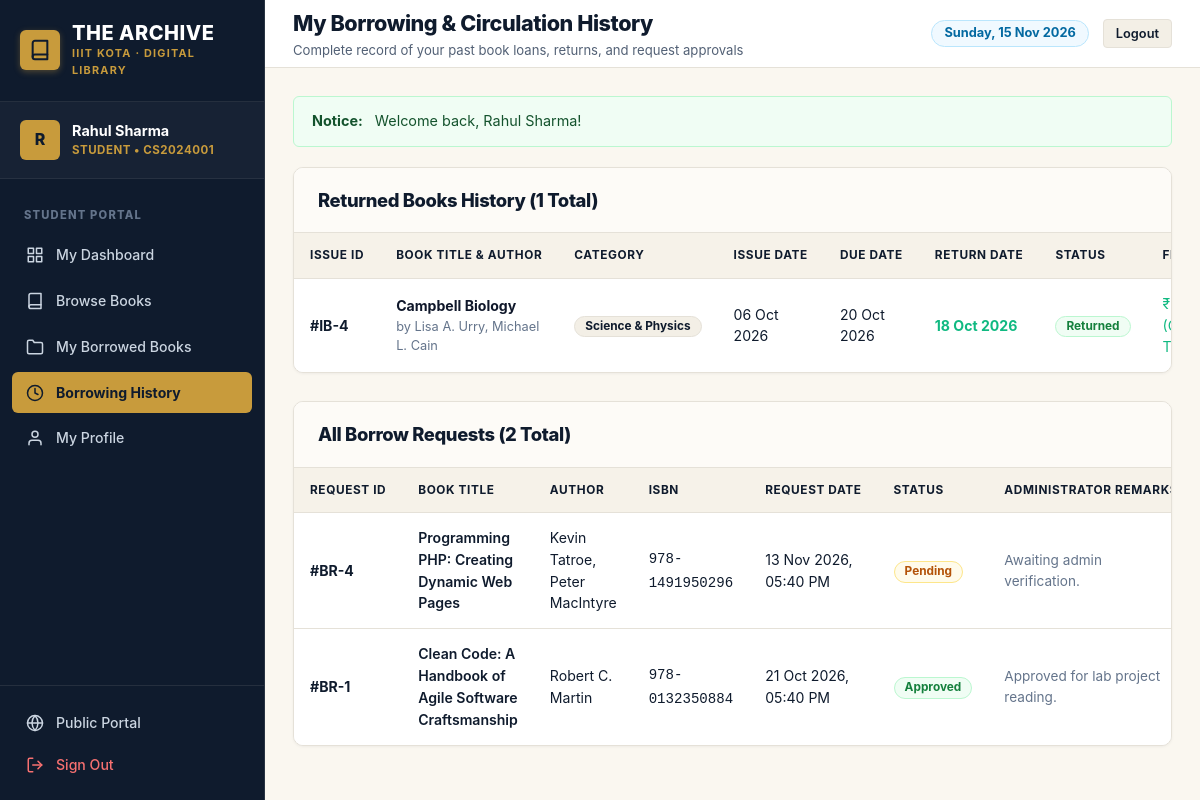
/student/borrow_history.php (signed in), run on the app's committed database.
### tables this page shows
CREATE TABLE `issued_books` (
  `id` INT AUTO_INCREMENT PRIMARY KEY,
  `borrow_request_id` INT DEFAULT NULL,
  `user_id` INT NOT NULL,
  `book_id` INT NOT NULL,
  `issue_date` DATE NOT NULL,
  `due_date` DATE NOT NULL,
  `return_date` DATE DEFAULT NULL,
  `status` ENUM('issued', 'returned', 'overdue') NOT NULL DEFAULT 'issued',
  `fine_amount` DECIMAL(8, 2) NOT NULL DEFAULT 0.00,
  `created_at` TIMESTAMP DEFAULT CURRENT_TIMESTAMP,
  CONSTRAINT `fk_issued_user` FOREIGN KEY (`user_id`) REFERENCES `users` (`id`) ON DELETE CASCADE ON UPDATE CASCADE,
  CONSTRAINT `fk_issued_book` FOREIGN KEY (`book_id`) REFERENCES `books` (`id`) ON DELETE CASCADE ON UPDATE CASCADE,
  CONSTRAINT `fk_issued_request` FOREIGN KEY (`borrow_request_id`) REFERENCES `borrow_requests` (`id`) ON DELETE SET NULL ON UPDATE CASCADE
);

CREATE TABLE `books` (
  `id` INT AUTO_INCREMENT PRIMARY KEY,
  `isbn` VARCHAR(30) NOT NULL UNIQUE,
  `title` VARCHAR(255) NOT NULL,
  `author` VARCHAR(255) NOT NULL,
  `category_id` INT NOT NULL,
  `publisher` VARCHAR(255) DEFAULT NULL,
  `publication_year` INT DEFAULT NULL,
  `total_copies` INT NOT NULL DEFAULT 1,
  `available_copies` INT NOT NULL DEFAULT 1,
  `description` TEXT DEFAULT NULL,
  `cover_image` VARCHAR(255) DEFAULT NULL,
  `created_at` TIMESTAMP DEFAULT CURRENT_TIMESTAMP,
  `updated_at` TIMESTAMP DEFAULT CURRENT_TIMESTAMP ON UPDATE CURRENT_TIMESTAMP,
  CONSTRAINT `fk_books_category` FOREIGN KEY (`category_id`) REFERENCES `categories` (`id`) ON DELETE RESTRICT ON UPDATE CASCADE
);

CREATE TABLE `categories` (
  `id` INT AUTO_INCREMENT PRIMARY KEY,
  `name` VARCHAR(100) NOT NULL UNIQUE,
  `description` TEXT DEFAULT NULL,
  `created_at` TIMESTAMP DEFAULT CURRENT_TIMESTAMP
);

CREATE TABLE `borrow_requests` (
  `id` INT AUTO_INCREMENT PRIMARY KEY,
  `user_id` INT NOT NULL,
  `book_id` INT NOT NULL,
  `request_date` TIMESTAMP DEFAULT CURRENT_TIMESTAMP,
  `status` ENUM('pending', 'approved', 'rejected') NOT NULL DEFAULT 'pending',
  `admin_notes` TEXT DEFAULT NULL,
  `updated_at` TIMESTAMP DEFAULT CURRENT_TIMESTAMP ON UPDATE CURRENT_TIMESTAMP,
  CONSTRAINT `fk_requests_user` FOREIGN KEY (`user_id`) REFERENCES `users` (`id`) ON DELETE CASCADE ON UPDATE CASCADE,
  CONSTRAINT `fk_requests_book` FOREIGN KEY (`book_id`) REFERENCES `books` (`id`) ON DELETE CASCADE ON UPDATE CASCADE
);

### includes/auth.php (called while the page is built, shortened)
<?php
require_once __DIR__ . '/../config/database.php';
function is_logged_in() {
    return isset($_SESSION['user_id']) && !empty($_SESSION['user_id']);
}
function current_user() {
    return [
        'id'        => $_SESSION['user_id'] ?? null,
        'full_name' => $_SESSION['user_name'] ?? 'User',
        'email'     => $_SESSION['user_email'] ?? '',
        'role'      => $_SESSION['user_role'] ?? 'student',
        'student_id'=> $_SESSION['student_id'] ?? ''
    ];
}

### config/database.php (called while the page is built, shortened)
<?php
function e($value) {
    return htmlspecialchars($value ?? '', ENT_QUOTES, 'UTF-8');
}

### student/borrow_history.php (the view, shortened to what this page needs)
<?php
require_once __DIR__ . '/../config/database.php';
require_once __DIR__ . '/../includes/auth.php';
$conn = get_db_connection();
$user = current_user();
$user_id = (int)$user['id'];
$stmt = $conn->prepare(
    "SELECT ib.*, b.title, b.author, b.isbn, c.name AS category_name
     FROM issued_books ib
     JOIN books b ON ib.book_id = b.id
     LEFT JOIN categories c ON b.category_id = c.id
     WHERE ib.user_id = ? AND ib.status = 'returned'
     ORDER BY ib.return_date DESC"
);
$stmt->bind_param("i", $user_id);
$stmt->execute();
$past_books = $stmt->get_result()->fetch_all(MYSQLI_ASSOC);
$stmt = $conn->prepare(
    "SELECT br.*, b.title, b.author, b.isbn
     FROM borrow_requests br
     JOIN books b ON br.book_id = b.id
     WHERE br.user_id = ?
     ORDER BY br.request_date DESC"
);
$stmt->bind_param("i", $user_id);
$stmt->execute();
$requests_history = $stmt->get_result()->fetch_all(MYSQLI_ASSOC);
require __DIR__ . '/../includes/header.php';
?>
<div class="content-card">
  <div class="card-header">
    <h2>Returned Books History (<?= count($past_books) ?> Total)</h2>
  </div>
  <div class="table-responsive">
    <table class="data-table">
      <thead>
        <tr>
          <th>Issue ID</th>
          <th>Book Title &amp; Author</th>
          <th>Category</th>
          <th>Issue Date</th>
          <th>Due Date</th>
          <th>Return Date</th>
          <th>Status</th>
          <th>Fine Paid</th>
        </tr>
      </thead>
      <tbody>
        <?php if (empty($past_books)): ?>
          <tr>
            <td colspan="8" style="text-align: center; padding: 36px; color: #64748b;">
              You have not returned any books yet.
            </td>
          </tr>
        <?php else: ?>
          <?php foreach ($past_books as $book): ?>
            <tr>
              <td><strong>#IB-<?= $book['id'] ?></strong></td>
              <td>
                <div style="font-weight: 700; color: #0f172a;"><?= e($book['title']) ?></div>
                <div style="font-size: 0.8rem; color: #64748b;">by <?= e($book['author']) ?></div>
              </td>
              <td><span class="badge badge-neutral"><?= e($book['category_name']) ?></span></td>
              <td><?= date('d M Y', strtotime($book['issue_date'])) ?></td>
              <td><?= date('d M Y', strtotime($book['due_date'])) ?></td>
              <td>
                <strong style="color: #10b981;">
                  <?= date('d M Y', strtotime($book['return_date'])) ?>
                </strong>
              </td>
              <td><span class="badge badge-success">Returned</span></td>
              <td>
                <?php if ($book['fine_amount'] > 0): ?>
                  <span style="color: #ef4444; font-weight: 600;">₹<?= number_format($book['fine_amount'], 2) ?></span>
                <?php else: ?>
                  <span style="color: #10b981;">₹0.00 (On Time)</span>
                <?php endif; ?>
              </td>
            </tr>
          <?php endforeach; ?>
        <?php endif; ?>
      </tbody>
    </table>
  </div>
</div>
<div class="content-card">
  <div class="card-header">
    <h2>All Borrow Requests (<?= count($requests_history) ?> Total)</h2>
  </div>
  <div class="table-responsive">
    <table class="data-table">
      <thead>
        <tr>
          <th>Request ID</th>
          <th>Book Title</th>
          <th>Author</th>
          <th>ISBN</th>
          <th>Request Date</th>
          <th>Status</th>
          <th>Administrator Remarks</th>
        </tr>
      </thead>
      <tbody>
        <?php if (empty($requests_history)): ?>
          <tr>
            <td colspan="7" style="text-align: center; padding: 36px; color: #64748b;">
              No borrow requests found in your account history.
            </td>
          </tr>
        <?php else: ?>
          <?php foreach ($requests_history as $req): ?>
            <tr>
              <td><strong>#BR-<?= $req['id'] ?></strong></td>
              <td style="font-weight: 600;"><?= e($req['title']) ?></td>
              <td><?= e($req['author']) ?></td>
              <td><code><?= e($req['isbn']) ?></code></td>
              <td><?= date('d M Y, h:i A', strtotime($req['request_date'])) ?></td>
              <td>
                <?php if ($req['status'] === 'pending'): ?>
                  <span class="badge badge-warning">Pending</span>
                <?php elseif ($req['status'] === 'approved'): ?>
                  <span class="badge badge-success">Approved</span>
                <?php else: ?>
                  <span class="badge badge-danger">Rejected</span>
                <?php endif; ?>
              </td>
              <td style="font-size: 0.85rem; color: #64748b;">
                <?= e($req['admin_notes'] ?: '—') ?>
              </td>
            </tr>
          <?php endforeach; ?>
        <?php endif; ?>
      </tbody>
    </table>
  </div>
</div>
<?php require __DIR__ . '/../includes/footer.php'; ?>

### assets/css/style.css (style rules this page uses)
:root { --navy-deep: #0f1b2d; --navy-navbar: #0f1b2d; --navy-sidebar: #0f1b2d; --navy-hover: #1b2d47; --navy-subtle: #162438; --gold-muted: #c89b3c; --gold-hover: #b5882a; --gold-light: #fdfaf3; --gold-badge: #d4ae58; --gold-border: #e8d3a0; --bg-main: #FAF7F0; --bg-body: #FAF7F0; --bg-card: #FFFFFF; --bg-subtle: #F3EFE6; --bg-table-header: #F6F2E9; --border-color: #E5E1D8; --border-subtle: #ECE8DF; --border-focus: #c89b3c; --text-heading: #0f1b2d; --text-main: #0f1b2d; --text-secondary: #526075; --text-muted: #64748b; --text-light: #94a3b8; --text-white: #ffffff; --success: #15803d; --success-bg: #f0fdf4; --success-border: #bbf7d0; --warning: #b45309; --warning-bg: #fffbeb; --warning-border: #fde68a; --danger: #b91c1c; --danger-bg: #fef2f2; --danger-border: #fecaca; --info: #0369a1; --info-bg: #f0f9ff; --info-border: #bae6fd; --shadow-sm: 0 1px 3px rgba(15, 27, 45, 0.05); --shadow-md: 0 4px 10px rgba(15, 27, 45, 0.07); --shadow-lg: 0 10px 22px rgba(15, 27, 45, 0.09); --shadow-xl: 0 20px 30px rgba(15, 27, 45, 0.12); --radius-sm: 6px; --radius-md: 10px; --radius-lg: 16px; --radius-full: 9999px; --transition: all 0.2s cubic-bezier(0.4, 0, 0.2, 1); --font-sans: -apple-system, BlinkMacSystemFont, "Segoe UI", Roboto, "Helvetica Neue", Arial, sans-serif; }
*, *::before, *::after { box-sizing: border-box; margin: 0; padding: 0; }
html { font-size: 16px; scroll-behavior: smooth; }
body { font-family: var(--font-sans); background-color: var(--bg-main); color: var(--text-main); line-height: 1.55; -webkit-font-smoothing: antialiased; min-height: 100vh; display: flex; flex-direction: column; }
h1, h2, h3, h4, h5, h6 { color: var(--text-heading); font-weight: 700; letter-spacing: -0.02em; }
.content-card { background: var(--bg-card); border: 1px solid var(--border-color); border-radius: var(--radius-md); box-shadow: var(--shadow-sm); overflow: hidden; margin-bottom: 28px; }
.card-header { padding: 18px 24px; border-bottom: 1px solid var(--border-color); display: flex; align-items: center; justify-content: space-between; flex-wrap: wrap; gap: 12px; background: #fdfbf7; }
.card-header h2, .card-header h3 { font-size: 1.15rem; font-weight: 800; color: var(--text-heading); }
.table-responsive { width: 100%; overflow-x: auto; }
.data-table { width: 100%; border-collapse: collapse; text-align: left; font-size: 0.88rem; }
.data-table th { background: var(--bg-table-header); color: var(--text-heading); font-weight: 700; text-transform: uppercase; font-size: 0.74rem; letter-spacing: 0.6px; padding: 13px 16px; border-bottom: 1px solid var(--border-color); white-space: nowrap; }
.data-table td { padding: 14px 16px; border-bottom: 1px solid var(--border-color); color: var(--text-main); vertical-align: middle; background: var(--bg-card); }
.data-table tr:last-child td { border-bottom: none; }
.badge { display: inline-flex; align-items: center; gap: 4px; padding: 4px 10px; border-radius: var(--radius-full); font-size: 0.74rem; font-weight: 700; line-height: 1; white-space: nowrap; }
.badge-success { background: var(--success-bg); color: var(--success); border: 1px solid var(--success-border); }
.badge-warning { background: var(--warning-bg); color: var(--warning); border: 1px solid var(--warning-border); }
.badge-neutral { background: var(--bg-subtle); color: var(--navy-deep); border: 1px solid var(--border-color); }

### data on the page
issued_books: id "4", book.title "Campbell Biology", book.author "Lisa A. Urry, Michael L. Cain", categories.name "Science & Physics", issue_date "06 Oct 2026", due_date "20 Oct 2026", return_date "18 Oct 2026", fine_amount "₹0.00 (On Time)"
borrow_requests: id "4", book.title "Programming PHP: Creating Dynamic Web Pages", book.author "Kevin Tatroe, Peter MacIntyre", book.isbn "978-1491950296", request_date "13 Nov 2026, 05:40 PM", status "Pending", admin_notes "Awaiting admin verification."
borrow_requests: id "1", book.title "Clean Code: A Handbook of Agile Software Craftsmanship", book.author "Robert C. Martin", book.isbn "978-0132350884", request_date "21 Oct 2026, 05:40 PM", status "Approved", admin_notes "Approved for lab project reading."

### other printed values
substr($user['full_name'] ?? 'U', 0, 1) "R"
$user['full_name'] "Rahul Sharma"
$user['role'] "STUDENT"
$user['student_id'] "CS2024001"
$header_title "My Borrowing & Circulation History"
$header_subtitle "Complete record of your past book loans, returns, and request approvals"
$message "Welcome back, Rahul Sharma!"
count($past_books) "1"
count($requests_history) "2"
